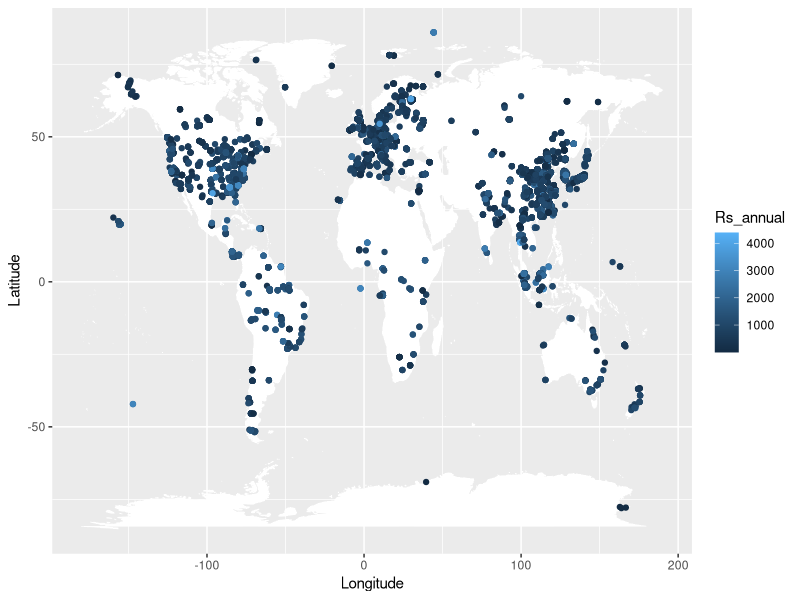

This figure's R source:
library(ggplot2)
library(dplyr)
library(gridExtra)

srdbData <- read.csv("srdb-data.csv") # get data

srdbData %>% 
  select(Latitude, Longitude, Study_midyear, Rs_annual, Rs_growingseason, Study_midyear, Ecosystem_type) %>% 
  filter(!is.na(Rs_annual) | !is.na(Rs_growingseason)) ->
  srdb_filtered # srdb data that has data in either rs_annual, rs_growingseason, or both
rsRange <- qplot(srdb_filtered$Rs_annual, geom = "boxplot", xlab = "Annual C flux values g / cm^2")


srdb_filtered %>%
  filter(Rs_annual >= 0 & Rs_annual <= 4500) ->
  srdb_filtered_no_outliers
print(max(srdb_filtered_no_outliers$Rs_annual))
# world map with data, colored by annual C flux
world_coords <- map_data("world")
p <- ggplot(srdb_filtered_no_outliers, aes(Longitude, Latitude, color = Rs_annual)) + geom_map(data = world_coords, map = world_coords, aes(long, lat, map_id = region), color = "white", fill = "white", linewidth = 0.2) + geom_point()

print(p)
# # boxplot of the years the data was collected
# yearPlot <- qplot(srdb_filtered$Study_midyear, geom = "boxplot", xlab = "Year of data collection")
# 
# # annual C flux boxplot without the extreme values from before
# rsRangeNoOutliers <- qplot(srdb_filtered_no_outliers$Rs_annual, geom = "boxplot", xlab = "Annual C flux values g / cm^2 without extreme values")
# 
# # plot all the graphs
# grid.arrange(p, yearPlot, rsRange, rsRangeNoOutliers, nrow = 2)
# 
# 
# 
